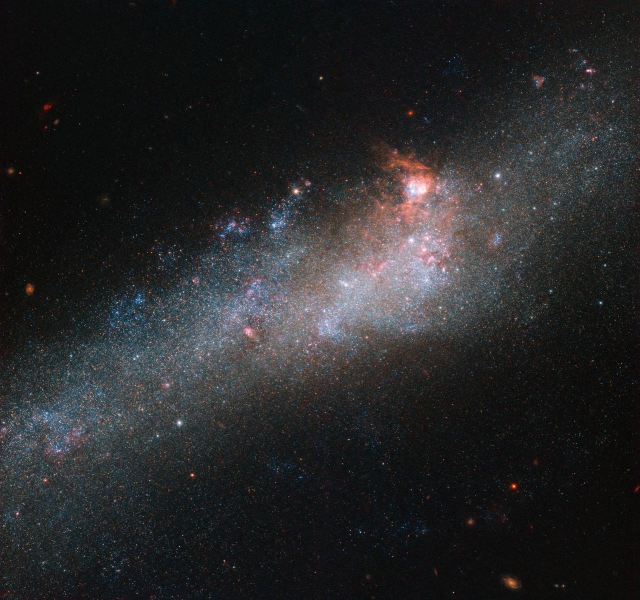
#> input picture data/raw/GSFC_20171208_Archive_e000012~medium.jpg, 1280 x 1200 px (shown at 1/2 size); its folder holds 4 pictures in this run
$ jupyter execute data_prep.ipynb   (shell and % lines are left out)
#> lines starting #> are read from the running program, lines starting #| are printed output that depends on the picture
[cell 1]
import os
import cv2
import numpy as np
from sklearn.model_selection import train_test_split

Defining Paths

[cell 2]
raw_folder = os.path.abspath('../data/raw')
processed_folder = os.path.abspath('../data/processed')
os.makedirs(processed_folder, exist_ok=True)

Checking the images

[cell 3]
image_files = [f for f in os.listdir(raw_folder) if f.lower().endswith(('.png', '.jpg', '.jpeg'))]
print(f"Found {len(image_files)} images.")

Train and Test Split

[cell 4]
train_files, val_files = train_test_split(image_files, test_size=0.2, random_state=42)
print(f"Training images: {len(train_files)}, Validation images: {len(val_files)}")

Create Folders for Processed Data

[cell 5]
for split in ['train', 'val']:
    for mode in ['color', 'gray']:
        os.makedirs(os.path.join(processed_folder, split, mode), exist_ok=True)

Process and Save Images

[cell 6]
for split, files in [('train', train_files), ('val', val_files)]:
    for idx, img_file in enumerate(files):
        # Read image
        img_path = os.path.join(raw_folder, img_file)
        color = cv2.imread(img_path)
#> color is the input picture: shape (1200, 1280, 3); mean B, G, R 40.9, 39.7, 39.5
        if color is None:
            print(f"Could not read {img_file}. Skipping...")
            continue

        # Resize to 256x256
        color = cv2.resize(color, (256, 256))
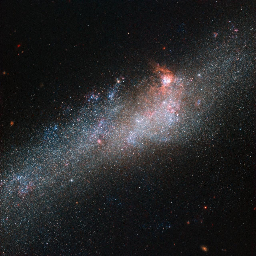
#> color: shape (256, 256, 3); mean B, G, R 40.9, 39.6, 39.4

        # Convert to grayscale
        gray = cv2.cvtColor(color, cv2.COLOR_BGR2GRAY)
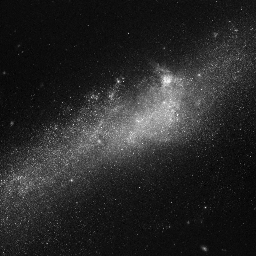
#> gray: shape (256, 256); min 0, max 253, mean 39.7

        # Save color and grayscale images
        base_name = os.path.splitext(img_file)[0]
        cv2.imwrite(os.path.join(processed_folder, split, 'color', f"{idx}.png"), color)
        cv2.imwrite(os.path.join(processed_folder, split, 'gray', f"{idx}.png"), gray)
#> pass 2 of the loop `for split, files in [('train', train_files), ('val', val_files)]:`:
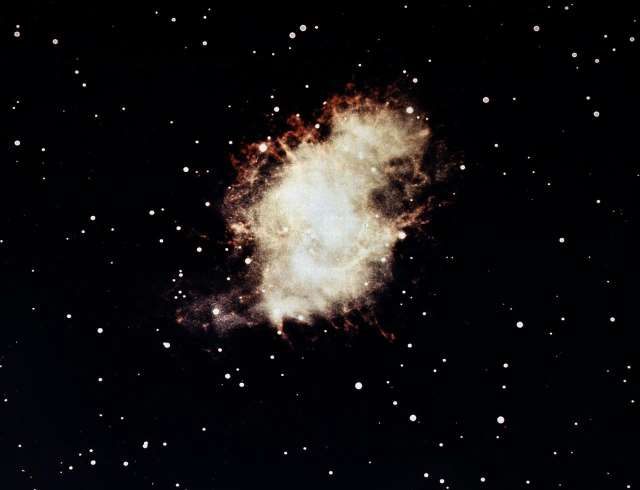
#> input picture data/raw/7890338~medium.jpg, 1280 x 980 px (shown at 1/2 size)
#> color is the input picture: shape (980, 1280, 3); mean B, G, R 19.2, 18.7, 20.9
#> `color = cv2.resize(color, (256, 256))`:
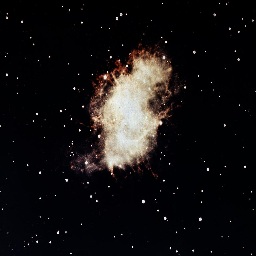
#> color: shape (256, 256, 3); mean B, G, R 19.2, 18.7, 20.9
#> `gray = cv2.cvtColor(color, cv2.COLOR_BGR2GRAY)`:
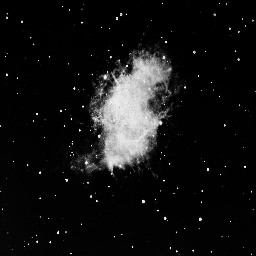
#> gray: shape (256, 256); min 0, max 252, mean 19.3
